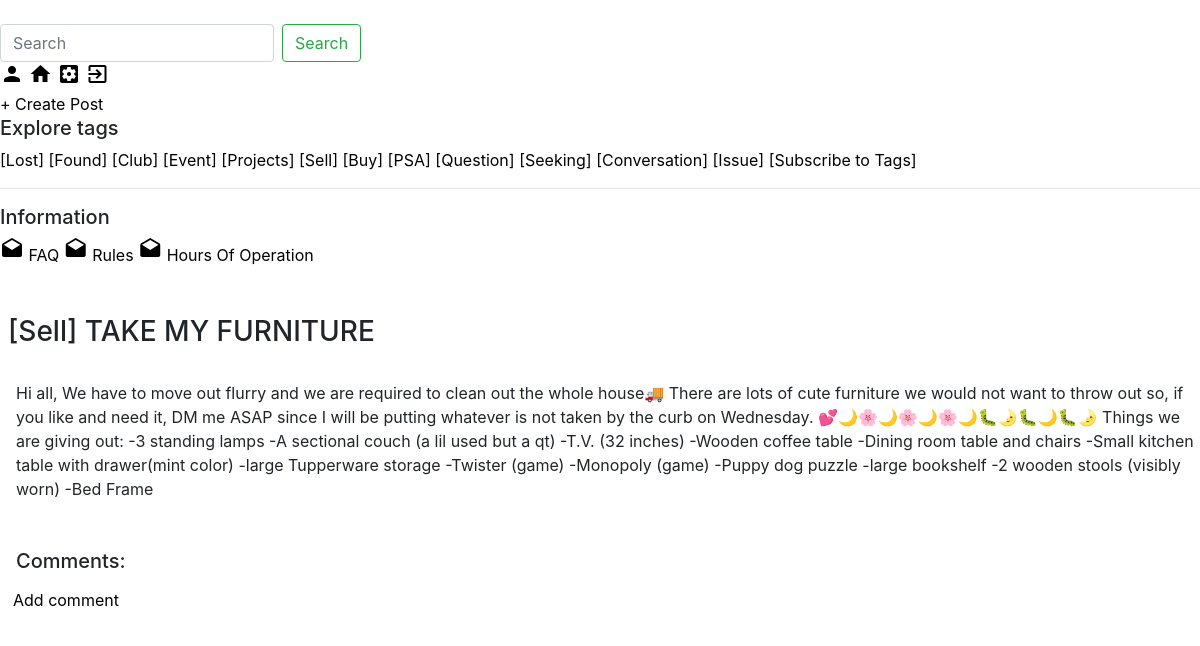
/posts/9/ (signed in), run on the app's committed database.
### posts/models.py (models this page shows, shortened)
class Tag(models.Model):
	title = models.CharField(max_length=100)
	def __str__(self):
		return self.title

class Post(models.Model):
	author = models.ForeignKey(User, on_delete=models.CASCADE) # Deletes post when user is deleted, will want to change so post dosent get removed
	subject = models.CharField(max_length=100)
	content = models.TextField()
	date_posted = models.DateTimeField(default=timezone.now)
	last_edit = models.DateTimeField(auto_now=True)
	locked = models.BooleanField(default=False)
	tags = models.ManyToManyField('posts.Tag', related_name='tags')
	upvotes = models.ManyToManyField(User, related_name="upvotes")

### posts/views.py (the view)
# urls.py: path('posts/<int:pk>/', views.PostDetailView, name='posts-detail'),
def PostDetailView(request, pk):
	context = {
		'tags': Tag.objects.all(),
		'post': Post.objects.get(pk = pk)
	}
	return render(request, 'posts/post_detail.html', context)

### posts/templates/posts/post_detail.html (shortened to what this page needs)
{% extends "posts/base.html" %}
{% block content %}
			<h3 class="pt-5 ml-2">
			{% for tag in post.tags.all %}
				[{{ tag }}]
			{% endfor %}
			{{ post.subject }}</h3>
			<div class="pt-4 ml-3">
				<p>{{ post.content }}</p>
			</div>
			<h5 class="mt-5 ml-3">Comments:</h5>
			<a class="btn btn-default" href="{% url 'posts-add-comment' pk=post.pk %}">Add comment</a>
{% endblock content %}

### posts/templates/posts/base.html (shortened to what this page needs)
{% load static %}
<!doctype html>
<html lang="en">
<head>
<link rel="stylesheet" href="https://maxcdn.bootstrapcdn.com/bootstrap/4.0.0/css/bootstrap.min.css">
<link rel="stylesheet" type="text/css" href="{% static 'posts/main.css' %}">
<link rel="stylesheet" href="https://code.getmdl.io/1.3.0/material.indigo-pink.min.css">
<link href="https://unpkg.com/material-components-web@latest/dist/material-components-web.min.css" rel="stylesheet">
<link href="{% static '/css/main.css' %}" rel="stylesheet" type="text/css">
</head>
<body>
	<header class="mdc-top-app-bar mdc-top-app-bar--prominent mdc-top-app-bar--dense">
		<div class="mdc-top-app-bar__row">
			<section class="mdc-top-app-bar__section mdc-top-app-bar__section--align-start">
				<span class="mdc-top-app-bar__title"><a class="logo" href="{% url 'posts-home' %}">[New Forum]</a></span>
			</section>
			{% if user.is_authenticated %}
			<form class="form-inline" action="{% url 'posts-search' %}">
		      <input class="form-control mr-2" type="get" name="q" value="{{request.GET.q}}" placeholder="Search" aria-label="Search">
		      <button class="btn btn-outline-success my-2 my-sm-0" type="submit">Search</button>
		    </form>
				<section class="mdc-top-app-bar__section mdc-top-app-bar__section--align-end">
			      <a class="mdc-icon-button material-icons mdc-top-app-bar__action-item--unbounded" href="{% url 'users-profile' %}" role="button"><i class="material-icons">person</i></a>
			      <a class="mdc-icon-button material-icons mdc-top-app-bar__action-item--unbounded" href="{% url 'posts-home' %}" role="button"><i class="material-icons">home</i></a>
			      <a class="mdc-icon-button material-icons mdc-top-app-bar__action-item--unbounded" href="{% url 'posts-settings' %}" role="button"><i class="material-icons">settings_applications</i></a>
			      <a class="mdc-icon-button material-icons mdc-top-app-bar__action-item--unbounded" href="{% url 'logout' %}" role="button"><i class="material-icons">exit_to_app</i></a>
			    </section>
		    {% else %}
		    	<section class="mdc-top-app-bar__section mdc-top-app-bar__section--align-end">
			      <a class="mdc-icon-button material-icons mdc-top-app-bar__action-item--unbounded" href="{% url 'login'%}" role="button"><i class="material-icons">person</i></a>
			    </section>
		    {% endif %}
		</div>
	</header>
	<div class="mdc-layout-grid">
		<div class="mdc-layout-grid__inner">
				<div class="mdc-layout-grid__cell--span-2">
					{% if user.is_authenticated %}
						<aside class="mdc-drawer">
						  <div class="mdc-drawer__content">
						    <nav class="mdc-list">
						      <a class="mdc-fab mdc-fab--extended" href="{% url 'posts-create' %}">+ Create Post</a>
	      					  <h5 class="mdc-list-group__subheader">Explore tags</h5>
						      {% for tag in tags %}
						        <a class="mdc-list-item" href="{% url 'posts-view-tags' tag.title %}">
						          <span class="mdc-list-item__text">[{{tag}}]</span>
						        </a>
							  {% endfor %}
							  <a class="mdc-list-item" href="{% url 'tag-subscribe' %}">
						          <span class="mdc-list-item__text">[Subscribe to Tags]</span>
						        </a>
						      <hr class="mdc-list-divider">
	      					  <h5 class="mdc-list-group__subheader">Information</h5>
	      					  <a class="mdc-list-item" href="{% url 'info-FAQ' %}">
						        <i class="material-icons mdc-list-item__graphic" aria-hidden="true">drafts</i>
						        <span class="mdc-list-item__text">FAQ</span>
						      </a>
						      <a class="mdc-list-item" href="{% url 'info-rules' %}">
						        <i class="material-icons mdc-list-item__graphic" aria-hidden="true">drafts</i>
						        <span class="mdc-list-item__text">Rules</span>
						      </a>
						      <a class="mdc-list-item" href="{% url 'info-hours' %}">
						        <i class="material-icons mdc-list-item__graphic" aria-hidden="true">drafts</i>
						        <span class="mdc-list-item__text">Hours Of Operation</span>
						      </a>
						    </nav>
						  </div>
						</aside>
					{% endif %}
				</div>
				{% if user.is_authenticated %}
					<div class="mdc-layout-grid__cell--span-10">
				{% else %}
					<div class="mdc-layout-grid__cell--span-5">
				{% endif %}
						{% block content %}{% endblock %}
					</div>
			</div>
		</div>
</body>
</html>

### static/css/main.css (style rules this page uses)
:root { --mdc-theme-primary: #c49000; --mdc-theme-secondary: #1e88e5; --mdc-theme-background: black; --mdc-theme-surface: #fff; --mdc-theme-error: orange; --mdc-theme-on-primary: red; --mdc-theme-on-secondary: #fff; --mdc-theme-on-surface: yellow; --mdc-theme-on-error: #fff; --mdc-theme-text-primary-on-background: rgba(0, 0, 0, 0.87); --mdc-theme-text-secondary-on-background: rgba(0, 0, 0, 0.54); --mdc-theme-text-hint-on-background: rgba(0, 0, 0, 0.38); --mdc-theme-text-disabled-on-background: yellow; --mdc-theme-text-icon-on-background: rgba(0, 0, 0, 0.38); --mdc-theme-text-primary-on-light: rgba(0, 0, 0, 0.87); --mdc-theme-text-secondary-on-light: rgba(0, 0, 0, 0.54); --mdc-theme-text-hint-on-light: rgba(0, 0, 0, 0.38); --mdc-theme-text-disabled-on-light: rgba(0, 0, 0, 0.38); --mdc-theme-text-icon-on-light: rgba(0, 0, 0, 0.38); --mdc-theme-text-primary-on-dark: white; --mdc-theme-text-secondary-on-dark: rgba(255, 255, 255, 0.7); --mdc-theme-text-hint-on-dark: rgba(255, 255, 255, 0.5); --mdc-theme-text-disabled-on-dark: rgba(255, 255, 255, 0.5); --mdc-theme-text-icon-on-dark: rgba(255, 255, 255, 0.5); }
.form-control { width: 400px; }
.logo { color: white; }
a { color: black; }

### data on the page
Tag: title "Lost"
Tag: title "Found"
Tag: title "Club"
Tag: title "Event"
Tag: title "Projects"
Tag: title "Sell"
Tag: title "Buy"
Tag: title "PSA"
Tag: title "Question"
Tag: title "Seeking"
Tag: title "Conversation"
Tag: title "Issue"
Post: subject "TAKE MY FURNITURE", content "Hi all, We have to move out flurry and we are required to clean out the whole house🚚 There are lots of cute furniture we would not want to throw out so, if you like and need it, DM me ASAP since I will be putting whatever is not taken by the curb on Wednesday. 💕🌙🌸🌙🌸🌙🌸🌙🐛🌛🐛🌙🐛🌛 Things we are giving out: -3 standing lamps -A sectional couch (a lil used but a qt) -T.V. (32 inches) -Wooden coffee table -Dining room table and chairs -Small kitchen table with drawer(mint color) -large Tupperware storage -Twister (game) -Monopoly (game) -Puppy dog puzzle -large bookshelf -2 wooden stools (visibly worn) -Bed Frame"
